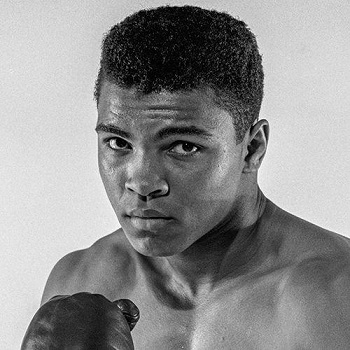
#> input picture Source/Immagini_Originali/ali.jpg, 350 x 350 px
$ python -i filters.py   (imports and definitions only)   (older library calls are emulated)
#> lines starting #> are read from the running program, lines starting #| are printed output that depends on the picture
#> further down, picture is the input picture: shape (350, 350, 3); min 0, max 255, mean 143.2
### Source/utils.py
from skimage.metrics import structural_similarity as ssim
import numpy as np
import cv2
import json


def calculate_psnr(original, restored):
    return cv2.PSNR(original, restored)


def calculate_mse(original, restored):
    mse_value = np.mean((original - restored) ** 2)
    return mse_value


# [27 lines left out: function calculate_ssim, not called in this run]


def is_grayscale(image):
    if len(image.shape) == 2:
        return True
    elif len(image.shape) == 3 and image.shape[2] == 3:
        # se tutti i canali sono identici
        if np.all(image[:, :, 0] == image[:, :, 1]) and np.all(image[:, :, 0] == image[:, :, 2]):
            return True
    return False


def save_image(image, path):
    cv2.imwrite(path, image)


# [18 lines left out: functions save_filter_configuration, load_filter_configuration, not called in this run]

### Source/filters.py
import cv2
import numpy as np
from scipy.ndimage import convolve
from scipy.signal import wiener
from utils import is_grayscale


# [232 lines left out: functions median_filter, median_blur_filter, mean_filter, geometric_mean_filter, log_geometric_mean_filter, gaussian_filter and 2 more, not called in this run]


def shock_filter(image, iterations=10, dt=0.1):
#> called with iterations = 10, dt = 0.1
    if is_grayscale(image):  # immagine in scala di grigi
        images = [image]
    else:  # immagine a colori
        images = cv2.split(image)

    filtered_channels = []
    for img in images:
        img_float = img.astype(np.float32) / 255.0

        for _ in range(iterations):
            laplacian = cv2.Laplacian(img_float, cv2.CV_32F)
            gradient_x = cv2.Sobel(img_float, cv2.CV_32F, 1, 0, ksize=3)
            gradient_y = cv2.Sobel(img_float, cv2.CV_32F, 0, 1, ksize=3)
            grad_mag = np.sqrt(gradient_x ** 2 + gradient_y ** 2)

            # direzione della propagazione dello shock
            sign_lap = np.sign(laplacian)
            img_float += dt * sign_lap * grad_mag

        img_filtered = np.clip(img_float * 255, 0, 255).astype(np.uint8)
        filtered_channels.append(img_filtered)
#> this loop made 1 pass
#> pass 1, in shock_filter, `img_filtered = np.clip(img_float * 255, 0, 255).astype(np.uint8)`:
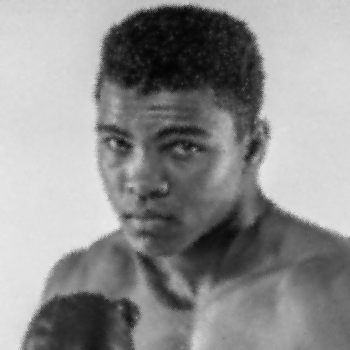
#> img_filtered: shape (350, 350, 3); min 3, max 233, mean 143.1
#> after the loop:
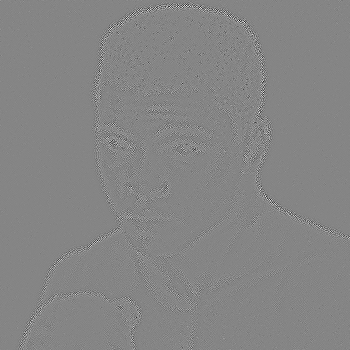
#> laplacian: shape (350, 350, 3) float32; mean B, G, R 3.21e-06, 3.21e-06, 3.21e-06; drawn with min black and max white
#> after the loop, filtered_channels = 1 item

    return cv2.merge(filtered_channels) if len(filtered_channels) > 1 else filtered_channels[0]


# [328 lines left out: functions homomorphic_filter, anisotropic_diffusion, anisotropic_diffusion_single_channel, l1_tv_deconvolution, wiener_deconvolution, crimmins_speckle_removal and 6 more, not called in this run]

# altri rumori...

>>> import cv2
>>> picture = cv2.imread('Immagini_Originali/ali.jpg')
>>> result = shock_filter(picture)

$ run again, on Source/Immagini_Originali/fiori.jpg
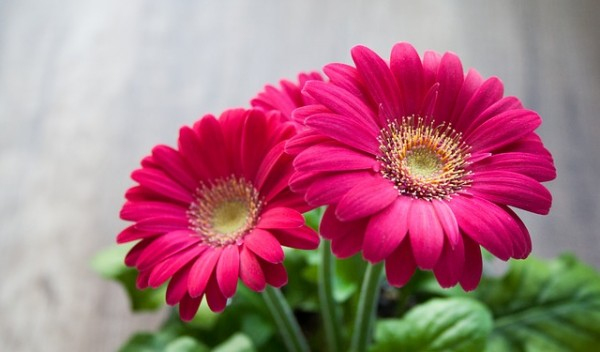
#> input picture Source/Immagini_Originali/fiori.jpg, 600 x 352 px
#> picture is the input picture: shape (352, 600, 3); mean B, G, R 129.8, 118, 170.5
#> the loop in shock_filter, `for img in images:` made 3 passes
#> after the loop in shock_filter, `for img in images:`:
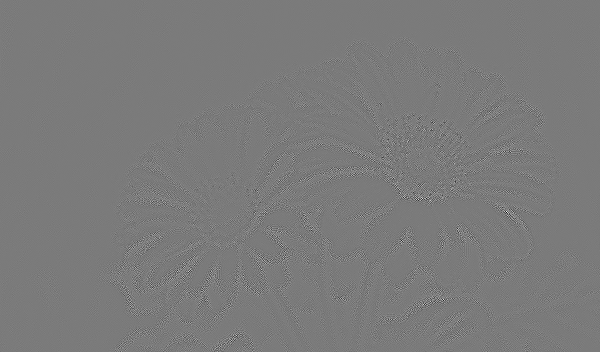
#> laplacian: shape (352, 600) float32; min -0.745, max 0.798, mean -2.01e-06; drawn with min black and max white
#> after the loop in shock_filter, `for img in images:`: filtered_channels = 3 items
#> in shock_filter, `return cv2.merge(filtered_channels) if len(filtered_channels) > 1 else..`:
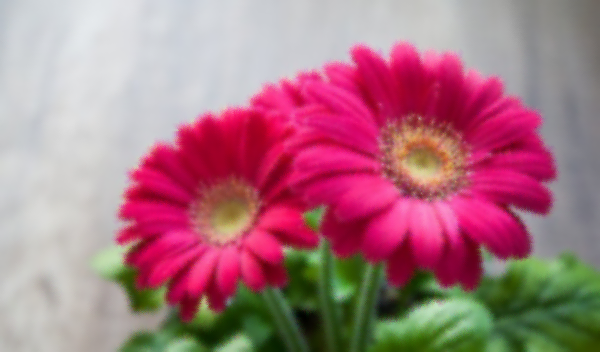
#> returned value: shape (352, 600, 3); mean of channels 0, 1, 2 129.4, 117.8, 170.2; drawn as B, G, R

$ run again, on Source/Immagini_Originali/gatto.jpg
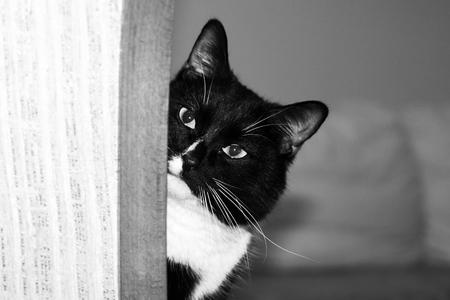
#> input picture Source/Immagini_Originali/gatto.jpg, 450 x 300 px
#> picture is the input picture: shape (300, 450, 3); min 0, max 255, mean 142.6
#> the loop in shock_filter, `for img in images:` made 1 pass
#> pass 1, in shock_filter, `img_filtered = np.clip(img_float * 255, 0, 255).astype(np.uint8)`:
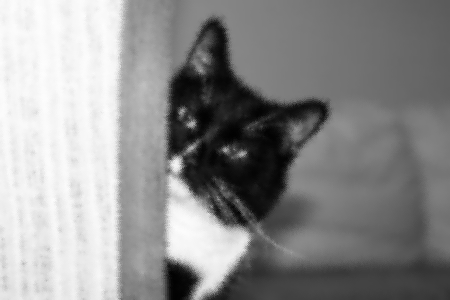
#> img_filtered: shape (300, 450, 3); min 1, max 253, mean 142.2
#> after the loop in shock_filter, `for img in images:`:
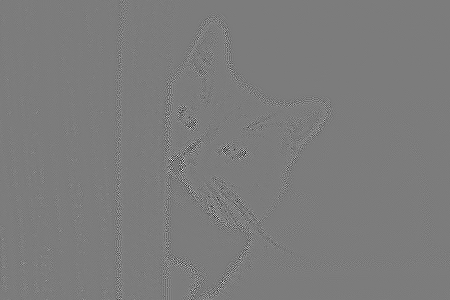
#> laplacian: shape (300, 450, 3) float32; min -0.882, max 0.926, mean 1.17e-06; drawn with min black and max white
#> after the loop in shock_filter, `for img in images:`: filtered_channels = 1 item

$ run again, on Source/Immagini_Originali/giraffa.jpg
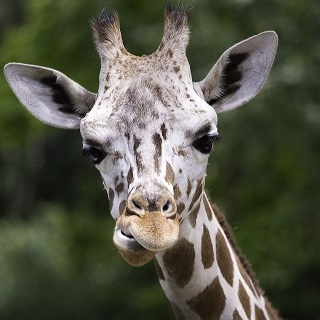
#> input picture Source/Immagini_Originali/giraffa.jpg, 320 x 320 px
#> picture is the input picture: shape (320, 320, 3); mean B, G, R 70.5, 85.5, 84.3
#> the loop in shock_filter, `for img in images:` made 3 passes
#> after the loop in shock_filter, `for img in images:`:
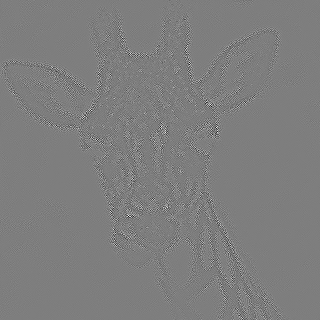
#> laplacian: shape (320, 320) float32; min -0.907, max 0.924, mean -8.72e-07; drawn with min black and max white
#> after the loop in shock_filter, `for img in images:`: filtered_channels = 3 items
#> in shock_filter, `return cv2.merge(filtered_channels) if len(filtered_channels) > 1 else..`:
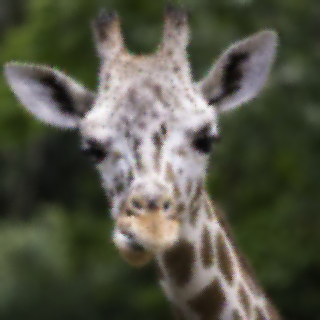
#> returned value: shape (320, 320, 3); mean of channels 0, 1, 2 70.2, 85.1, 83.9; drawn as B, G, R
